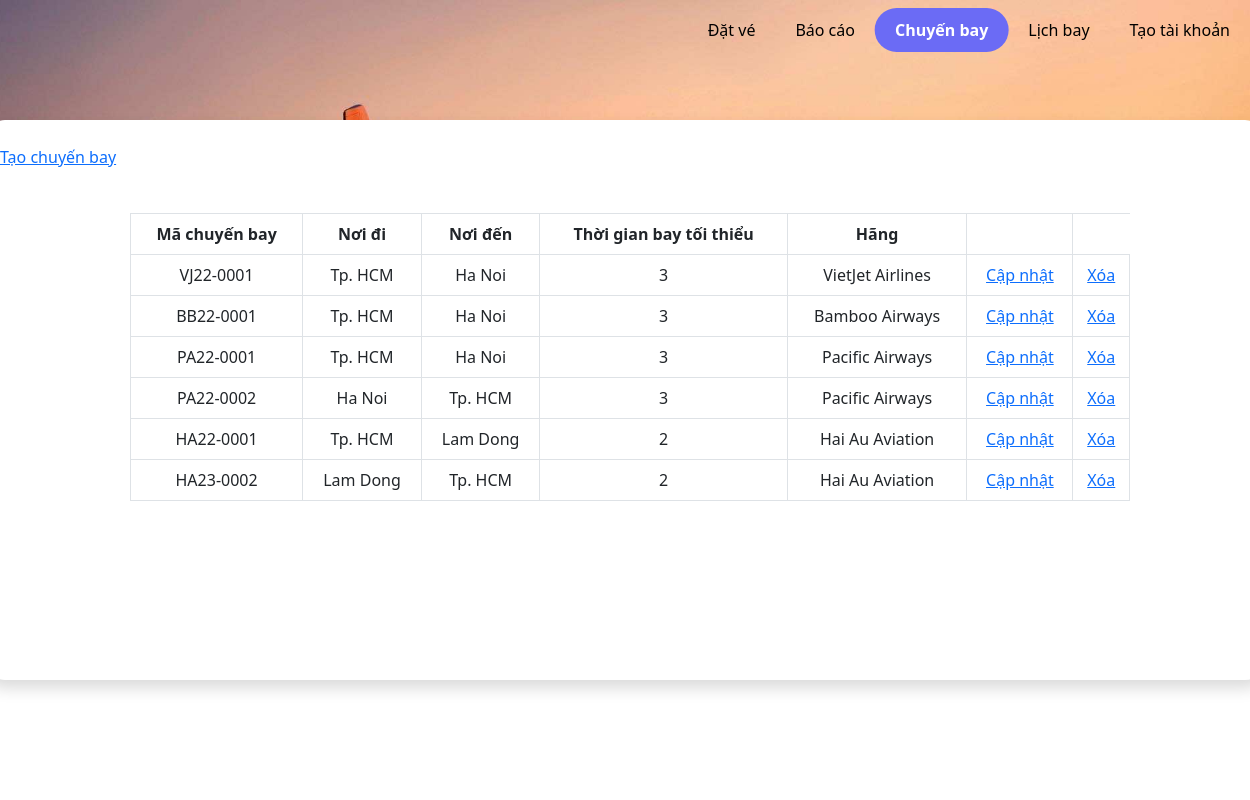
The app's page /flight_list/, older data.
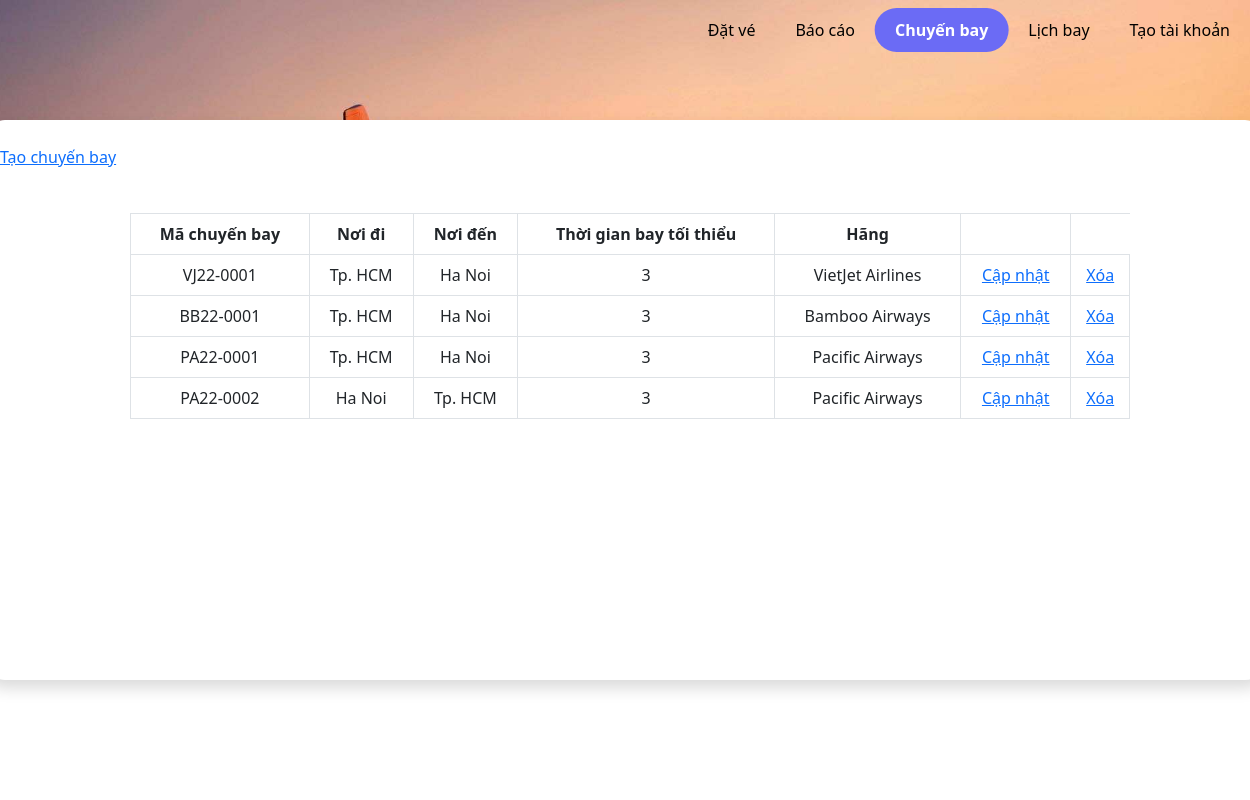
The same page, newer data.
### flights/models.py (models this page shows, shortened)
class Flight(models.Model):
    flId = models.CharField(max_length=9, primary_key=True)
    fromAp = models.ForeignKey(Airport, on_delete=models.CASCADE, related_name="fromAP_flight")
    toAp = models.ForeignKey(Airport, on_delete=models.CASCADE, related_name="toAP_flight")
    flTime = models.IntegerField()
    brand = models.ForeignKey(Brand, on_delete=models.CASCADE)

class Airport(models.Model):
    apId = models.CharField(max_length=5, primary_key=True)
    apName = models.TextField(max_length=255)
    place = models.TextField(max_length=255)

class Brand(models.Model):
    brId = models.CharField(max_length=2, primary_key=True)
    brName = models.TextField(max_length= 255)

### flights/views.py (the view)
# urls.py: path('flight_list/', views.flights_list, name='flight_list'),
def flights_list(request):
    flights = Flight.objects.all()
    context = {"flights":flights}
    return render(request, "flight_list.html", context)

### flights/templates/flight_list.html (shortened to what this page needs)
<!DOCTYPE html>
{% load static %}
<html lang="en">
<head>
    <link href="https://cdn.jsdelivr.net/npm/bootstrap@5.3.0-alpha1/dist/css/bootstrap.min.css" rel="stylesheet"
>
    <link rel="stylesheet" href="{% static '/assets/css/styte.css' %}">
</head>
<body>
    <div class="banner banner2">
        <div class="navbar">
            <a class="nav-item" href={% url "index" %}>Đặt vé</a>
            <a class="nav-item" href="">Báo cáo</a>
            <a class="nav-item active" href="{% url 'flight_list' %}">Chuyến bay</a>
            <a class="nav-item" href="{% url 'flight_list' %}">Lịch bay</a>
            <a class="nav-item" href="{% url 'create_user' %}">Tạo tài khoản</a>
        </div>
        <form form action="" id="form_fl_list" class="shadow">
            <a href="{% url 'add_flight' %}">Tạo chuyến bay</a>
            <br><br>
            <table class="table table-bordered table1">
            <thead>
                <tr>
                    <th scope="col">Mã chuyến bay</th>
                    <th scope="col">Nơi đi</th>
                    <th scope="col">Nơi đến</th>
                    <th scope="col">Thời gian bay tối thiểu</th>
                    <th scope="col">Hãng</th>
                    <th scope="col"></th>
                </tr>
            </thead>
            <tbody>
                {% for flight in flights %}
                <tr>
                    <td>{{flight.flId}}</td>
                    <td>{{flight.fromAp.place}}</td>
                    <td>{{flight.toAp.place}}</td>
                    <td>{{flight.flTime}}</td>
                    <td>{{flight.brand.brName}}</td>
                    <td><a href="{% url 'update_flight' flight.flId %}">Cập nhật</a></td>
                    <td><a href="{% url 'delete_flight' flight.flId %}">Xóa</a></td>
                </tr>
                {% endfor %}
            </tbody>
            </table>
        </form>
</body>
</html>

### flights/static/assets/css/styte.css (style rules this page uses)
* { margin: 0; padding: 0; box-sizing: border-box; }
.banner { position: relative; background: url('../img/banner.jpg') no-repeat top -150px center/cover; transform: scaleX(-1); height: 300px; }
.navbar { position: absolute; transform: scaleX(-1); }
.nav-item { padding: 10px 20px; text-decoration: none; color: black; }
.nav-item.active { background-color: rgb(107, 107, 245); color: #fff; border-radius: 50px; font-weight: 700; }
#form_fl_list { position: absolute; width: 160vh; height: 70vh; left: 50%; top: 50%; transform: translate(-50%, -50%) scaleX(-1); background-color: #fff; padding: 25px 15px; border-radius: 20px; }
.banner2 { height: 100vh; }
.table { margin-top: 20px; background-color: white; width: 80%; transform: translate(13%, 0%); }
tr { text-align: center; }

Row changes from the older to the newer data that the page shows:
removed Flight: flId "HA22-0001", fromAp.place "Tp. HCM", toAp.place "Lam Dong", flTime "2", brand.brName "Hai Au Aviation"
removed Flight: flId "HA23-0002", fromAp.place "Lam Dong", toAp.place "Tp. HCM", flTime "2", brand.brName "Hai Au Aviation"
